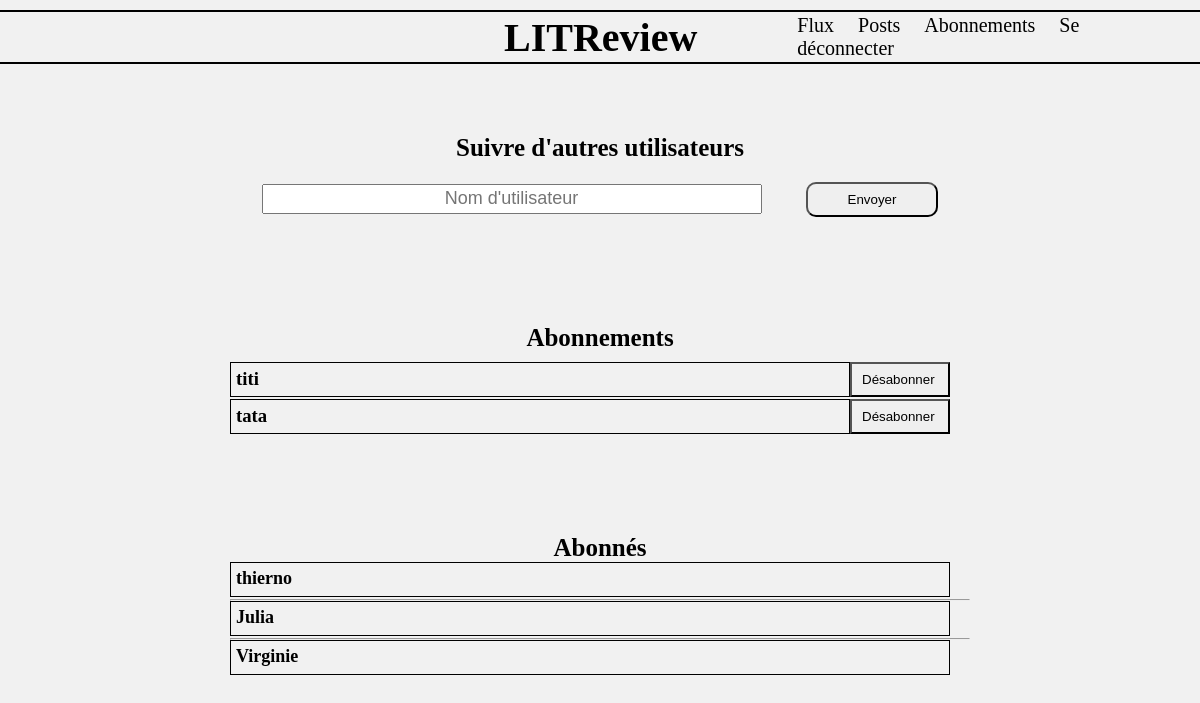
/subscriptions (signed in), run on an earlier commit of the app's database.
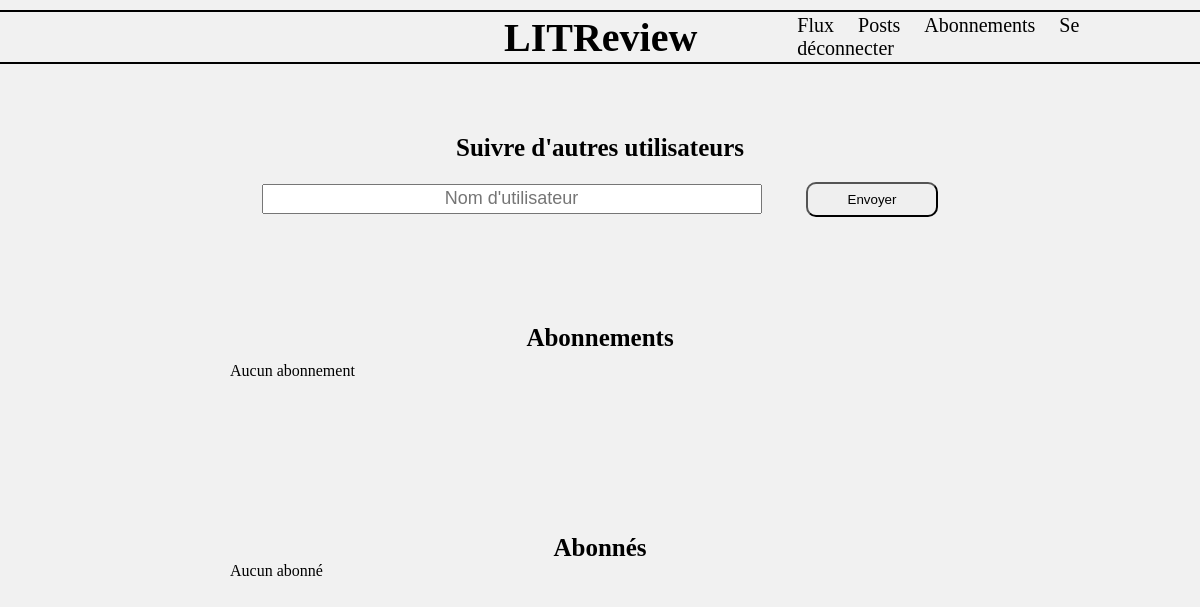
And on a later commit of the database.
### authentication/models.py (models this page shows, shortened)
class UserFollows(models.Model):
    user = models.ForeignKey(
        to=settings.AUTH_USER_MODEL,
        on_delete=models.CASCADE,
        related_name='following',
    )
    followed_user = models.ForeignKey(
        to=settings.AUTH_USER_MODEL,
        on_delete=models.CASCADE,
        related_name='followed_by',
    )
    class Meta:
        unique_together = (
            'user',
            'followed_user',
        )

class User(AbstractUser):
    def __str__(self):
        return f'{self.username}'

### authentication/views.py (the view, shortened to what this page needs)
class SubscriptionView(View):
    template = 'authentication/subscription.html'
    form = forms.SubscriptionForm
    def get(self, request):
        form = self.form()
        current_user = request.user
        subscriptions = []
        subscribers = []
        for subscription in models.UserFollows.objects.all():
            if subscription.user == current_user:
                subscriptions.append(subscription)
            if subscription.followed_user == current_user:
                subscribers.append(subscription.user)
        context = {
            'form': form,
            'current_user': current_user,
            'subscriptions': subscriptions,
            'subscribers': subscribers,
        }
        return render(
            request,
            self.template,
            context=context,
        )

### authentication/forms.py
class SubscriptionForm(forms.Form):
    username = forms.CharField(
        max_length=50,
        label=False,
        widget=forms.TextInput(
            attrs={
                "class": "textbox subscription_textbox_username",
                "placeholder": "Nom d'utilisateur",
            }
        ),
    )

### authentication/templates/authentication/subscription.html (shortened to what this page needs)
{% extends "base.html" %}
{% block content %}
    <div class="subrcitpion_followers">
        <section class="subrcitpion_follows__users">
            <h2>Suivre d'autres utilisateurs</h2>
            <form method="POST">
                {{ form }}
                <input class="btn" type="submit" value="Envoyer">
            </form>
        </section>
        <section class="subscription">
            <h2 class="subscription__title">Abonnements</h2>
            <ul>
                {% for subscription in subscriptions %}
                <li>
                    <div class="subscription_items">
                        <h3 class="subscription_name">{{ subscription.followed_user }}</h3>
                        <a href="{% url 'unsubscribe' subscription.id %}"><button class="btn subscription_name__btn" type='button'>Désabonner</button></a>
                    </div>
                </li>
                {% empty %}
                <p>Aucun abonnement</p>
                {% endfor %}
            </ul>
        </section>
        <section class="subscription_subscribers">
            <h2 class="subscription_subscribers__title">Abonnés</h2>
            <ul>
                {% for subscriber in subscribers %}
                    {% if not forloop.first %}
                        <hr>
                    {% endif %}
                    <li class="subscription_subscribers__username">{{ subscriber }}</li>
                {% empty %}
                    <p>Aucun abonné</p>
                {% endfor %}
            </ul>
        </section>
    </div>
{% endblock %}

### templates/base.html (shortened to what this page needs)
{% load static %}
<!DOCTYPE html>
<html lang="fr">
    <head>
        <link rel="stylesheet" href="{% static 'style.css' %}" type="text/css" media="all">
    </head>
    <body>
        <header>
            <h1 class="base_title">LITReview</h1>
            <nav class="nav">
                {% if user.is_authenticated %}
                    <a class="base_nav_link" href="{% url 'home' %}">Flux</a>
                    <a class="base_nav_link" href="{% url 'posts' %}">Posts</a>
                    <a class="base_nav_link" href="{% url 'subscriptions' %}">Abonnements</a>
                    <a class="base_nav_link" href="{% url 'logout' %}">Se déconnecter</a>
                {% endif %}
            </nav>
        </header>
        <main>
            <div class="content">
                {% block content %}{% endblock content %}
            </div>
        </main>
    </body>
</html>

### static/style.css (style rules this page uses)
body { background: #f1f1f1; }
header { width: 100%; display: flex; align-items: center; padding: 10px, 15px; border-bottom: 2px solid; border-top: 2px solid; margin-top: 10px; margin-bottom: 10px; }
h1 { font-size: 40px; font-weight: 800; }
h2 { font-size: 25px; font-weight: 700; }
.textbox { width: 400px; height: 30px; text-align: center; font-size: 18px; }
.btn { width: auto; padding: 8px 40px; border-radius: 10px; cursor: pointer; margin-top: 20px; }
.base_title { height: 50px; margin-left: 42%; display: flex; align-items: center; padding-right: 100px; }
.base_nav_link { text-decoration: none; color: black; font-size: 20px; padding-right: 20px; cursor: pointer; }
.subrcitpion_followers { max-width: 900px; margin: 0 auto; padding: 10px; display:flex; flex-direction: column; }
.subrcitpion_follows__users { height: 180px; margin: 0 auto; padding: 30px; margin-top: 20px; text-align: center; }
.subscription { min-height: 200px; width: 800px; margin: 0 auto; padding: 30px; padding-bottom: 10px; margin-top: 10px; }
.subscription__title { text-align: center; padding-bottom: 10px; }
.subscription_textbox_username { width: 500px; margin-right: 40px; }
.subscription_subscribers { min-height: 200px; width: 800px; margin: 0 auto; padding: 30px; padding-bottom: 10px; margin-top: 10px; }
.subscription_subscribers__title { text-align: center; }

What changed in the data, as far as the page shows it:
removed UserFollows: followed_user "titi"
removed UserFollows: followed_user "tata"
removed User: username "thierno"
removed User: username "Julia"
removed User: username "Virginie"
Also different on the page:
text now shown: "Aucun abonnement Aucun abonné"
